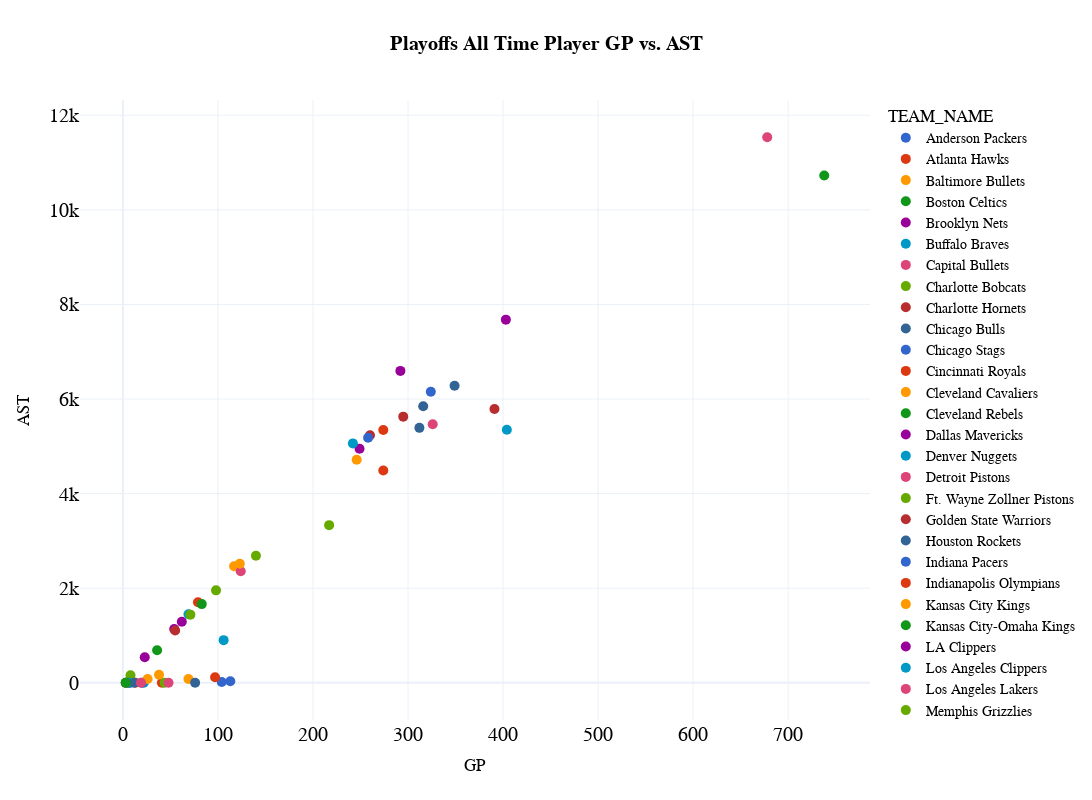

The cell this chart's notebook holds for it:
### Code cell
cat1_playoffs="GP"
cat2_playoffs="AST"

fig_scatter_playoffs = px.scatter(
  df_totals_playoffs, 
  x=cat1, 
  y=cat2,
  color='TEAM_NAME',
color_discrete_map={"Atlanta Hawks":"#C8102E",
"Charlotte Bobcats":"#E35205",
"Brooklyn Nets":"#707372",
"Boston Celtics":"#007A33",
"Seattle SuperSonics":"#00653A",
"Charlotte Hornets":"#00778B",
"Buffalo Braves":"#418FDE",
"Chicago Bulls":"#BA0C2F",
"Cleveland Cavaliers":"#6F263D",
"Dallas Mavericks":"#0050B5",
"Denver Nuggets":"#1d428a",
"Detroit Pistons":"#1D4289",
"Golden State Warriors":"#1D4289",
"Houston Rockets":"#BA0C2F",
"Indiana Pacers":"#041E42",
"Los Angeles Clippers":"#0C2340",
"Los Angeles Lakers":"#6a00ed",
"Memphis Grizzlies":"#0C2340",
"Miami Heat":"#862633",
"Milwaukee Bucks":"#2C5234",
"Minnesota Timberwolves":"#236192",
"New Orleans Pelicans":"#85714d",
"New York Knicks":"#FF8200",
"Oklahoma City Thunder":"#0072CE",
"Orlando Magic":"#0057B7",
"Philadelphia 76ers":"#1D4289",
"Phoenix Suns":"#e56020",
"Portland Trail Blazers":"#C8102E",
"Sacramento Kings":"#965ddd",
"San Antonio Spurs":"#9EA2A2",
"Toronto Raptors":"#C8102E",
"Utah Jazz":"#0C2340",
"Washingotn Wizards":"#C8102E",
"Rochester Royals":"#003DA5",
"Washington Bullets":"#C8102E"},
  title="<b>Playoffs All Time Player {} vs. {}</b>".format(cat1,cat2),
  template="plotly_white",
  hover_data=['TEAM_NAME', 'GP', 'MIN', 'FGM', 'FGA', 'FG_PCT', 'FG3M', 'FG3A', 'FG3_PCT', 'FTM', 'FTA', 'OREB',
       'DREB', 'REB', 'AST', 'STL', 'BLK', 'TOV', 'PF', 'PTS', 'PLUS_MINUS'], 
  height=800, 
  width=1200,
  )

fig_scatter_playoffs.update_layout(
    title_x=0.5,
    hoverlabel=dict(
        bgcolor="white",
        font_size=16,
        font_family="PT Sans Narrow"
    ),
    yaxis = dict(tickfont = dict(size=20)),
    xaxis = dict(tickfont = dict(size=20)),
    font=dict(
        family="PT Sans Narrow",
        size=14,
        color="Black"
    ),
    title_font_family="PT Sans Narrow"
)
fig_scatter_playoffs.update_traces(marker={'size': 10})

fig_scatter_playoffs
